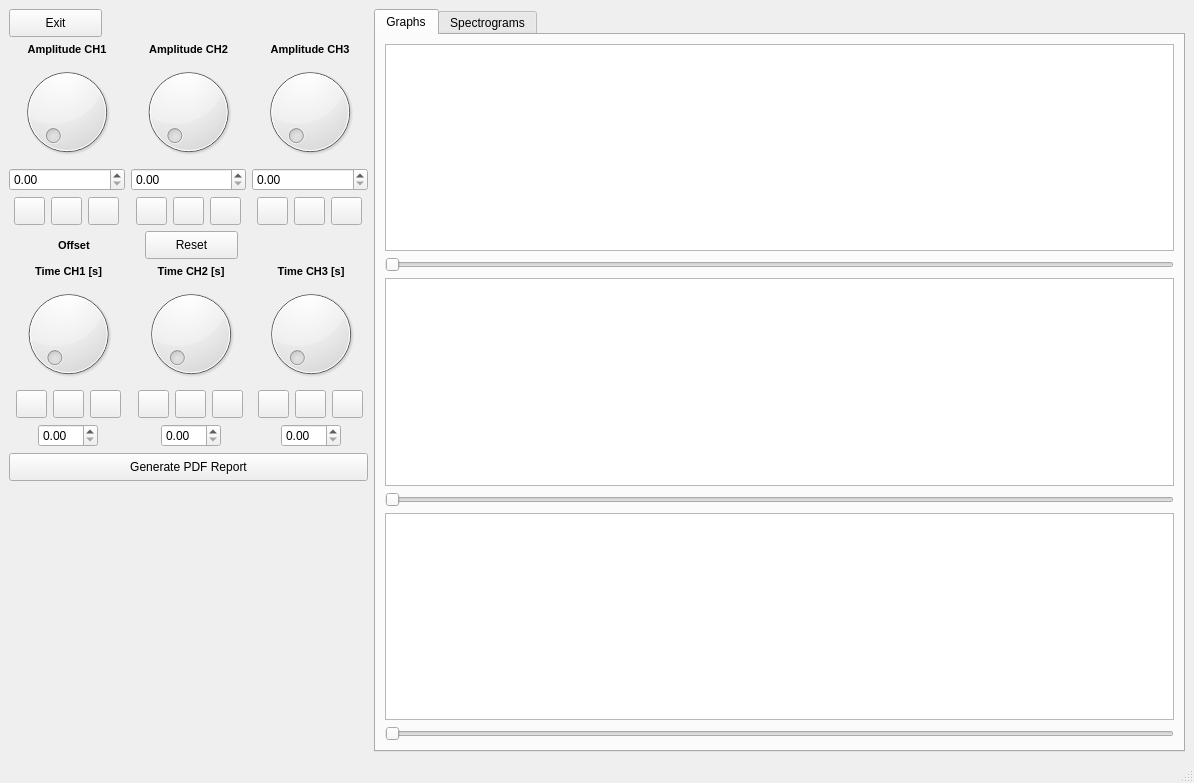
<?xml version="1.0" encoding="UTF-8"?>
<ui version="4.0">
 <class>MainWindow</class>
 <widget class="QMainWindow" name="MainWindow">
  <property name="geometry">
   <rect>
    <x>0</x>
    <y>0</y>
    <width>1194</width>
    <height>783</height>
   </rect>
  </property>
  <property name="windowTitle">
   <string>MainWindow</string>
  </property>
  <widget class="QWidget" name="centralwidget">
   <layout class="QHBoxLayout" name="horizontalLayout_3" stretch="1,4">
    <item>
     <layout class="QVBoxLayout" name="verticalLayout_25">
      <item>
       <layout class="QVBoxLayout" name="verticalLayout_8">
        <item>
         <layout class="QHBoxLayout" name="horizontalLayout_5">
          <item>
           <widget class="QPushButton" name="quit">
            <property name="minimumSize">
             <size>
              <width>93</width>
              <height>28</height>
             </size>
            </property>
            <property name="statusTip">
             <string>Exit the Application</string>
            </property>
            <property name="text">
             <string>Exit</string>
            </property>
           </widget>
          </item>
          <item>
           <spacer name="horizontalSpacer_4">
            <property name="orientation">
             <enum>Qt::Horizontal</enum>
            </property>
            <property name="sizeHint" stdset="0">
             <size>
              <width>40</width>
              <height>20</height>
             </size>
            </property>
           </spacer>
          </item>
         </layout>
        </item>
        <item>
         <layout class="QVBoxLayout" name="verticalLayout_7">
          <item>
           <layout class="QHBoxLayout" name="horizontalLayout_2">
            <item>
             <layout class="QVBoxLayout" name="verticalLayout_4">
              <item>
               <widget class="QLabel" name="label1">
                <property name="font">
                 <font>
                  <pointsize>8</pointsize>
                  <weight>75</weight>
                  <bold>true</bold>
                 </font>
                </property>
                <property name="text">
                 <string>&lt;html&gt;&lt;head/&gt;&lt;body&gt;&lt;p align=&quot;center&quot;&gt;Amplitude CH1&lt;/p&gt;&lt;/body&gt;&lt;/html&gt;</string>
                </property>
               </widget>
              </item>
              <item>
               <layout class="QVBoxLayout" name="verticalLayout">
                <item>
                 <widget class="QDial" name="amp1Dial">
                  <property name="minimumSize">
                   <size>
                    <width>110</width>
                    <height>100</height>
                   </size>
                  </property>
                  <property name="statusTip">
                   <string>scale the amplitude of channel 1 signal</string>
                  </property>
                 </widget>
                </item>
                <item>
                 <widget class="QDoubleSpinBox" name="amp1Val">
                  <property name="minimumSize">
                   <size>
                    <width>110</width>
                    <height>22</height>
                   </size>
                  </property>
                  <property name="statusTip">
                   <string>scale the amplitude of channel 1 signal</string>
                  </property>
                 </widget>
                </item>
                <item>
                 <layout class="QHBoxLayout" name="horizontalLayout_11">
                  <item>
                   <spacer name="horizontalSpacer_17">
                    <property name="orientation">
                     <enum>Qt::Horizontal</enum>
                    </property>
                    <property name="sizeHint" stdset="0">
                     <size>
                      <width>40</width>
                      <height>20</height>
                     </size>
                    </property>
                   </spacer>
                  </item>
                  <item>
                   <widget class="QPushButton" name="play1Btn">
                    <property name="minimumSize">
                     <size>
                      <width>31</width>
                      <height>28</height>
                     </size>
                    </property>
                    <property name="maximumSize">
                     <size>
                      <width>31</width>
                      <height>28</height>
                     </size>
                    </property>
                    <property name="statusTip">
                     <string>play channel 1 signal</string>
                    </property>
                    <property name="text">
                     <string/>
                    </property>
                    <property name="icon">
                     <iconset>
                      <normaloff>Images/play.png</normaloff>Images/play.png</iconset>
                    </property>
                   </widget>
                  </item>
                  <item>
                   <widget class="QPushButton" name="pause1Btn">
                    <property name="minimumSize">
                     <size>
                      <width>31</width>
                      <height>28</height>
                     </size>
                    </property>
                    <property name="maximumSize">
                     <size>
                      <width>31</width>
                      <height>28</height>
                     </size>
                    </property>
                    <property name="statusTip">
                     <string>Pause channel 2 signal</string>
                    </property>
                    <property name="text">
                     <string/>
                    </property>
                    <property name="icon">
                     <iconset>
                      <normaloff>Images/play.png</normaloff>Images/play.png</iconset>
                    </property>
                   </widget>
                  </item>
                  <item>
                   <widget class="QPushButton" name="clear1Btn">
                    <property name="minimumSize">
                     <size>
                      <width>31</width>
                      <height>28</height>
                     </size>
                    </property>
                    <property name="maximumSize">
                     <size>
                      <width>31</width>
                      <height>28</height>
                     </size>
                    </property>
                    <property name="statusTip">
                     <string>Clear channel 1 plot &amp; spectrogram</string>
                    </property>
                    <property name="text">
                     <string/>
                    </property>
                    <property name="icon">
                     <iconset>
                      <normaloff>Images/pause.png</normaloff>Images/pause.png</iconset>
                    </property>
                   </widget>
                  </item>
                  <item>
                   <spacer name="horizontalSpacer_18">
                    <property name="orientation">
                     <enum>Qt::Horizontal</enum>
                    </property>
                    <property name="sizeHint" stdset="0">
                     <size>
                      <width>40</width>
                      <height>20</height>
                     </size>
                    </property>
                   </spacer>
                  </item>
                 </layout>
                </item>
               </layout>
              </item>
             </layout>
            </item>
            <item>
             <layout class="QVBoxLayout" name="verticalLayout_5">
              <item>
               <widget class="QLabel" name="label2">
                <property name="font">
                 <font>
                  <pointsize>8</pointsize>
                  <weight>75</weight>
                  <bold>true</bold>
                 </font>
                </property>
                <property name="text">
                 <string>&lt;html&gt;&lt;head/&gt;&lt;body&gt;&lt;p align=&quot;center&quot;&gt;Amplitude CH2&lt;/p&gt;&lt;/body&gt;&lt;/html&gt;</string>
                </property>
               </widget>
              </item>
              <item>
               <layout class="QVBoxLayout" name="verticalLayout_2">
                <item>
                 <widget class="QDial" name="amp2">
                  <property name="minimumSize">
                   <size>
                    <width>109</width>
                    <height>100</height>
                   </size>
                  </property>
                  <property name="statusTip">
                   <string>scale the amplitude of channel 2 signal</string>
                  </property>
                 </widget>
                </item>
                <item>
                 <widget class="QDoubleSpinBox" name="ampVal2">
                  <property name="minimumSize">
                   <size>
                    <width>109</width>
                    <height>22</height>
                   </size>
                  </property>
                  <property name="statusTip">
                   <string>scale the amplitude of channel 2 signal</string>
                  </property>
                 </widget>
                </item>
                <item>
                 <layout class="QHBoxLayout" name="horizontalLayout_12">
                  <item>
                   <spacer name="horizontalSpacer_19">
                    <property name="orientation">
                     <enum>Qt::Horizontal</enum>
                    </property>
                    <property name="sizeHint" stdset="0">
                     <size>
                      <width>40</width>
                      <height>20</height>
                     </size>
                    </property>
                   </spacer>
                  </item>
                  <item>
                   <widget class="QPushButton" name="play2Btn">
                    <property name="minimumSize">
                     <size>
                      <width>31</width>
                      <height>28</height>
                     </size>
                    </property>
                    <property name="maximumSize">
                     <size>
                      <width>31</width>
                      <height>28</height>
                     </size>
                    </property>
                    <property name="statusTip">
                     <string>play channel 1 signal</string>
                    </property>
                    <property name="text">
                     <string/>
                    </property>
                    <property name="icon">
                     <iconset>
                      <normaloff>Images/play.png</normaloff>Images/play.png</iconset>
                    </property>
                   </widget>
                  </item>
                  <item>
                   <widget class="QPushButton" name="pause2Btn">
                    <property name="minimumSize">
                     <size>
                      <width>31</width>
                      <height>28</height>
                     </size>
                    </property>
                    <property name="maximumSize">
                     <size>
                      <width>31</width>
                      <height>28</height>
                     </size>
                    </property>
                    <property name="statusTip">
                     <string>Pause channel 2 signal</string>
                    </property>
                    <property name="text">
                     <string/>
                    </property>
                    <property name="icon">
                     <iconset>
                      <normaloff>Images/play.png</normaloff>Images/play.png</iconset>
                    </property>
                   </widget>
                  </item>
                  <item>
                   <widget class="QPushButton" name="clear2Btn">
                    <property name="minimumSize">
                     <size>
                      <width>31</width>
                      <height>28</height>
                     </size>
                    </property>
                    <property name="maximumSize">
                     <size>
                      <width>31</width>
                      <height>28</height>
                     </size>
                    </property>
                    <property name="statusTip">
                     <string>Clear channel 2 plot &amp; spectrogram</string>
                    </property>
                    <property name="text">
                     <string/>
                    </property>
                    <property name="icon">
                     <iconset>
                      <normaloff>Images/pause.png</normaloff>Images/pause.png</iconset>
                    </property>
                   </widget>
                  </item>
                  <item>
                   <spacer name="horizontalSpacer_20">
                    <property name="orientation">
                     <enum>Qt::Horizontal</enum>
                    </property>
                    <property name="sizeHint" stdset="0">
                     <size>
                      <width>40</width>
                      <height>20</height>
                     </size>
                    </property>
                   </spacer>
                  </item>
                 </layout>
                </item>
               </layout>
              </item>
             </layout>
            </item>
            <item>
             <layout class="QVBoxLayout" name="verticalLayout_6">
              <item>
               <widget class="QLabel" name="label3">
                <property name="font">
                 <font>
                  <pointsize>8</pointsize>
                  <weight>75</weight>
                  <bold>true</bold>
                 </font>
                </property>
                <property name="text">
                 <string>&lt;html&gt;&lt;head/&gt;&lt;body&gt;&lt;p align=&quot;center&quot;&gt;Amplitude CH3&lt;/p&gt;&lt;/body&gt;&lt;/html&gt;</string>
                </property>
               </widget>
              </item>
              <item>
               <layout class="QVBoxLayout" name="verticalLayout_3">
                <item>
                 <widget class="QDial" name="amp3">
                  <property name="minimumSize">
                   <size>
                    <width>110</width>
                    <height>100</height>
                   </size>
                  </property>
                  <property name="statusTip">
                   <string>scale the amplitude of channel 3 signal</string>
                  </property>
                 </widget>
                </item>
                <item>
                 <widget class="QDoubleSpinBox" name="ampRange3">
                  <property name="minimumSize">
                   <size>
                    <width>110</width>
                    <height>22</height>
                   </size>
                  </property>
                  <property name="statusTip">
                   <string>scale the amplitude of channel 3 signal</string>
                  </property>
                 </widget>
                </item>
                <item>
                 <layout class="QHBoxLayout" name="horizontalLayout_13">
                  <item>
                   <spacer name="horizontalSpacer_21">
                    <property name="orientation">
                     <enum>Qt::Horizontal</enum>
                    </property>
                    <property name="sizeHint" stdset="0">
                     <size>
                      <width>40</width>
                      <height>20</height>
                     </size>
                    </property>
                   </spacer>
                  </item>
                  <item>
                   <widget class="QPushButton" name="play3">
                    <property name="minimumSize">
                     <size>
                      <width>31</width>
                      <height>28</height>
                     </size>
                    </property>
                    <property name="maximumSize">
                     <size>
                      <width>31</width>
                      <height>28</height>
                     </size>
                    </property>
                    <property name="statusTip">
                     <string>play channel 3 signal</string>
                    </property>
                    <property name="text">
                     <string/>
                    </property>
                    <property name="icon">
                     <iconset>
                      <normaloff>Images/play.png</normaloff>Images/play.png</iconset>
                    </property>
                   </widget>
                  </item>
                  <item>
                   <widget class="QPushButton" name="pause3">
                    <property name="minimumSize">
                     <size>
                      <width>31</width>
                      <height>28</height>
                     </size>
                    </property>
                    <property name="maximumSize">
                     <size>
                      <width>31</width>
                      <height>28</height>
                     </size>
                    </property>
                    <property name="statusTip">
                     <string>Pause channel 3 signal</string>
                    </property>
                    <property name="text">
                     <string/>
                    </property>
                    <property name="icon">
                     <iconset>
                      <normaloff>Images/play.png</normaloff>Images/play.png</iconset>
                    </property>
                   </widget>
                  </item>
                  <item>
                   <widget class="QPushButton" name="clear3">
                    <property name="minimumSize">
                     <size>
                      <width>31</width>
                      <height>28</height>
                     </size>
                    </property>
                    <property name="maximumSize">
                     <size>
                      <width>31</width>
                      <height>28</height>
                     </size>
                    </property>
                    <property name="statusTip">
                     <string>Clear channel 3 plot &amp; spectrogram</string>
                    </property>
                    <property name="text">
                     <string/>
                    </property>
                    <property name="icon">
                     <iconset>
                      <normaloff>Images/pause.png</normaloff>Images/pause.png</iconset>
                    </property>
                   </widget>
                  </item>
                  <item>
                   <spacer name="horizontalSpacer_22">
                    <property name="orientation">
                     <enum>Qt::Horizontal</enum>
                    </property>
                    <property name="sizeHint" stdset="0">
                     <size>
                      <width>40</width>
                      <height>20</height>
                     </size>
                    </property>
                   </spacer>
                  </item>
                 </layout>
                </item>
               </layout>
              </item>
             </layout>
            </item>
           </layout>
          </item>
          <item>
           <layout class="QHBoxLayout" name="horizontalLayout_4">
            <item>
             <layout class="QHBoxLayout" name="horizontalLayout">
              <item>
               <spacer name="horizontalSpacer">
                <property name="orientation">
                 <enum>Qt::Horizontal</enum>
                </property>
                <property name="sizeHint" stdset="0">
                 <size>
                  <width>40</width>
                  <height>20</height>
                 </size>
                </property>
               </spacer>
              </item>
              <item>
               <widget class="QLabel" name="label4">
                <property name="font">
                 <font>
                  <pointsize>8</pointsize>
                  <weight>75</weight>
                  <bold>true</bold>
                 </font>
                </property>
                <property name="text">
                 <string>Offset</string>
                </property>
               </widget>
              </item>
              <item>
               <spacer name="horizontalSpacer_2">
                <property name="orientation">
                 <enum>Qt::Horizontal</enum>
                </property>
                <property name="sizeHint" stdset="0">
                 <size>
                  <width>40</width>
                  <height>20</height>
                 </size>
                </property>
               </spacer>
              </item>
             </layout>
            </item>
            <item>
             <widget class="QPushButton" name="resetAmp">
              <property name="minimumSize">
               <size>
                <width>93</width>
                <height>28</height>
               </size>
              </property>
              <property name="text">
               <string>Reset</string>
              </property>
             </widget>
            </item>
            <item>
             <spacer name="horizontalSpacer_3">
              <property name="orientation">
               <enum>Qt::Horizontal</enum>
              </property>
              <property name="sizeHint" stdset="0">
               <size>
                <width>40</width>
                <height>20</height>
               </size>
              </property>
             </spacer>
            </item>
           </layout>
          </item>
         </layout>
        </item>
       </layout>
      </item>
      <item>
       <layout class="QHBoxLayout" name="horizontalLayout_10">
        <item>
         <layout class="QVBoxLayout" name="verticalLayout_9">
          <item>
           <widget class="QLabel" name="label_6">
            <property name="font">
             <font>
              <pointsize>8</pointsize>
              <weight>75</weight>
              <bold>true</bold>
             </font>
            </property>
            <property name="text">
             <string>&lt;html&gt;&lt;head/&gt;&lt;body&gt;&lt;p align=&quot;center&quot;&gt;Time CH1 [s]&lt;/p&gt;&lt;/body&gt;&lt;/html&gt;</string>
            </property>
           </widget>
          </item>
          <item>
           <layout class="QVBoxLayout" name="verticalLayout_10">
            <item>
             <widget class="QDial" name="dial_4">
              <property name="minimumSize">
               <size>
                <width>119</width>
                <height>100</height>
               </size>
              </property>
              <property name="statusTip">
               <string>Scale Time axis of Channel 1 Graph</string>
              </property>
             </widget>
            </item>
            <item>
             <layout class="QHBoxLayout" name="horizontalLayout_15">
              <item>
               <spacer name="horizontalSpacer_7">
                <property name="orientation">
                 <enum>Qt::Horizontal</enum>
                </property>
                <property name="sizeHint" stdset="0">
                 <size>
                  <width>40</width>
                  <height>20</height>
                 </size>
                </property>
               </spacer>
              </item>
              <item>
               <widget class="QPushButton" name="pushButton_14">
                <property name="minimumSize">
                 <size>
                  <width>31</width>
                  <height>28</height>
                 </size>
                </property>
                <property name="maximumSize">
                 <size>
                  <width>31</width>
                  <height>28</height>
                 </size>
                </property>
                <property name="statusTip">
                 <string>Increase Speed of Channel 1 Graph</string>
                </property>
                <property name="text">
                 <string/>
                </property>
                <property name="icon">
                 <iconset>
                  <normaloff>Images/play.png</normaloff>Images/play.png</iconset>
                </property>
               </widget>
              </item>
              <item>
               <widget class="QPushButton" name="pushButton_15">
                <property name="minimumSize">
                 <size>
                  <width>31</width>
                  <height>28</height>
                 </size>
                </property>
                <property name="maximumSize">
                 <size>
                  <width>31</width>
                  <height>28</height>
                 </size>
                </property>
                <property name="statusTip">
                 <string>Decrease Speed of Channel 1 Graph</string>
                </property>
                <property name="text">
                 <string/>
                </property>
                <property name="icon">
                 <iconset>
                  <normaloff>Images/play.png</normaloff>Images/play.png</iconset>
                </property>
               </widget>
              </item>
              <item>
               <widget class="QPushButton" name="pushButton_16">
                <property name="minimumSize">
                 <size>
                  <width>31</width>
                  <height>28</height>
                 </size>
                </property>
                <property name="maximumSize">
                 <size>
                  <width>31</width>
                  <height>28</height>
                 </size>
                </property>
                <property name="statusTip">
                 <string>Reset Speed of Channel 1 Graph</string>
                </property>
                <property name="text">
                 <string/>
                </property>
                <property name="icon">
                 <iconset>
                  <normaloff>Images/pause.png</normaloff>Images/pause.png</iconset>
                </property>
               </widget>
              </item>
              <item>
               <spacer name="horizontalSpacer_8">
                <property name="orientation">
                 <enum>Qt::Horizontal</enum>
                </property>
                <property name="sizeHint" stdset="0">
                 <size>
                  <width>40</width>
                  <height>20</height>
                 </size>
                </property>
               </spacer>
              </item>
             </layout>
            </item>
            <item>
             <layout class="QHBoxLayout" name="horizontalLayout_6">
              <item>
               <spacer name="horizontalSpacer_6">
                <property name="orientation">
                 <enum>Qt::Horizontal</enum>
                </property>
                <property name="sizeHint" stdset="0">
                 <size>
                  <width>40</width>
                  <height>20</height>
                 </size>
                </property>
               </spacer>
              </item>
              <item>
               <widget class="QDoubleSpinBox" name="doubleSpinBox_7">
                <property name="minimumSize">
                 <size>
                  <width>60</width>
                  <height>22</height>
                 </size>
                </property>
               </widget>
              </item>
              <item>
               <spacer name="horizontalSpacer_5">
                <property name="orientation">
                 <enum>Qt::Horizontal</enum>
                </property>
                <property name="sizeHint" stdset="0">
                 <size>
                  <width>40</width>
                  <height>20</height>
                 </size>
                </property>
               </spacer>
              </item>
             </layout>
            </item>
           </layout>
          </item>
         </layout>
        </item>
        <item>
         <layout class="QVBoxLayout" name="verticalLayout_11">
          <item>
           <widget class="QLabel" name="label_7">
            <property name="font">
             <font>
              <pointsize>8</pointsize>
              <weight>75</weight>
              <bold>true</bold>
             </font>
            </property>
            <property name="text">
             <string>&lt;html&gt;&lt;head/&gt;&lt;body&gt;&lt;p align=&quot;center&quot;&gt;Time CH2 [s]&lt;/p&gt;&lt;/body&gt;&lt;/html&gt;</string>
            </property>
           </widget>
          </item>
          <item>
           <layout class="QVBoxLayout" name="verticalLayout_13">
            <item>
             <widget class="QDial" name="dial_5">
              <property name="minimumSize">
               <size>
                <width>107</width>
                <height>100</height>
               </size>
              </property>
              <property name="statusTip">
               <string>Scale Time axis of Channel 2 Graph</string>
              </property>
             </widget>
            </item>
            <item>
             <layout class="QHBoxLayout" name="horizontalLayout_16">
              <item>
               <spacer name="horizontalSpacer_11">
                <property name="orientation">
                 <enum>Qt::Horizontal</enum>
                </property>
                <property name="sizeHint" stdset="0">
                 <size>
                  <width>40</width>
                  <height>20</height>
                 </size>
                </property>
               </spacer>
              </item>
              <item>
               <widget class="QPushButton" name="pushButton_17">
                <property name="minimumSize">
                 <size>
                  <width>31</width>
                  <height>28</height>
                 </size>
                </property>
                <property name="maximumSize">
                 <size>
                  <width>31</width>
                  <height>28</height>
                 </size>
                </property>
                <property name="statusTip">
                 <string>Increase Speed of Channel 2 Graph</string>
                </property>
                <property name="text">
                 <string/>
                </property>
                <property name="icon">
                 <iconset>
                  <normaloff>Images/play.png</normaloff>Images/play.png</iconset>
                </property>
               </widget>
              </item>
              <item>
               <widget class="QPushButton" name="pushButton_18">
                <property name="minimumSize">
                 <size>
                  <width>31</width>
                  <height>28</height>
                 </size>
                </property>
                <property name="maximumSize">
                 <size>
                  <width>31</width>
                  <height>28</height>
                 </size>
                </property>
                <property name="statusTip">
                 <string>Decrease Speed of Channel 2 Graph</string>
                </property>
                <property name="text">
                 <string/>
                </property>
                <property name="icon">
                 <iconset>
                  <normaloff>Images/play.png</normaloff>Images/play.png</iconset>
                </property>
               </widget>
              </item>
              <item>
               <widget class="QPushButton" name="pushButton_19">
                <property name="minimumSize">
                 <size>
                  <width>31</width>
                  <height>28</height>
                 </size>
                </property>
                <property name="maximumSize">
                 <size>
                  <width>31</width>
                  <height>28</height>
                 </size>
                </property>
                <property name="statusTip">
                 <string>Reset Speed of Channel 2 Graph</string>
                </property>
                <property name="text">
                 <string/>
                </property>
                <property name="icon">
                 <iconset>
                  <normaloff>Images/pause.png</normaloff>Images/pause.png</iconset>
                </property>
               </widget>
              </item>
              <item>
               <spacer name="horizontalSpacer_12">
                <property name="orientation">
                 <enum>Qt::Horizontal</enum>
                </property>
                <property name="sizeHint" stdset="0">
                 <size>
                  <width>40</width>
                  <height>20</height>
                 </size>
                </property>
               </spacer>
              </item>
             </layout>
            </item>
            <item>
             <layout class="QHBoxLayout" name="horizontalLayout_7">
              <item>
               <spacer name="horizontalSpacer_9">
                <property name="orientation">
                 <enum>Qt::Horizontal</enum>
                </property>
                <property name="sizeHint" stdset="0">
                 <size>
                  <width>40</width>
                  <height>20</height>
                 </size>
                </property>
               </spacer>
              </item>
              <item>
               <widget class="QDoubleSpinBox" name="doubleSpinBox_8">
                <property name="minimumSize">
                 <size>
                  <width>60</width>
                  <height>22</height>
                 </size>
                </property>
               </widget>
              </item>
              <item>
               <spacer name="horizontalSpacer_10">
                <property name="orientation">
                 <enum>Qt::Horizontal</enum>
                </property>
                <property name="sizeHint" stdset="0">
                 <size>
                  <width>40</width>
                  <height>20</height>
                 </size>
                </property>
               </spacer>
              </item>
             </layout>
            </item>
           </layout>
          </item>
         </layout>
        </item>
        <item>
         <layout class="QVBoxLayout" name="verticalLayout_16">
          <item>
           <widget class="QLabel" name="label_9">
            <property name="font">
             <font>
              <pointsize>8</pointsize>
              <weight>75</weight>
              <bold>true</bold>
             </font>
            </property>
            <property name="text">
             <string>&lt;html&gt;&lt;head/&gt;&lt;body&gt;&lt;p align=&quot;center&quot;&gt;Time CH3 [s]&lt;/p&gt;&lt;/body&gt;&lt;/html&gt;</string>
            </property>
           </widget>
          </item>
          <item>
           <layout class="QVBoxLayout" name="verticalLayout_17">
            <item>
             <widget class="QDial" name="dial_7">
              <property name="minimumSize">
               <size>
                <width>107</width>
                <height>100</height>
               </size>
              </property>
              <property name="statusTip">
               <string>Scale Time axis of Channel 3 Graph</string>
              </property>
             </widget>
            </item>
            <item>
             <layout class="QHBoxLayout" name="horizontalLayout_17">
              <item>
               <spacer name="horizontalSpacer_15">
                <property name="orientation">
                 <enum>Qt::Horizontal</enum>
                </property>
                <property name="sizeHint" stdset="0">
                 <size>
                  <width>40</width>
                  <height>20</height>
                 </size>
                </property>
               </spacer>
              </item>
              <item>
               <widget class="QPushButton" name="pushButton_20">
                <property name="minimumSize">
                 <size>
                  <width>31</width>
                  <height>28</height>
                 </size>
                </property>
                <property name="maximumSize">
                 <size>
                  <width>31</width>
                  <height>28</height>
                 </size>
                </property>
                <property name="statusTip">
                 <string>Increase Speed of Channel 3 Graph</string>
                </property>
                <property name="text">
                 <string/>
                </property>
                <property name="icon">
                 <iconset>
                  <normaloff>Images/play.png</normaloff>Images/play.png</iconset>
                </property>
               </widget>
              </item>
              <item>
               <widget class="QPushButton" name="pushButton_21">
                <property name="minimumSize">
                 <size>
                  <width>31</width>
                  <height>28</height>
                 </size>
                </property>
                <property name="maximumSize">
                 <size>
                  <width>31</width>
                  <height>28</height>
                 </size>
                </property>
                <property name="statusTip">
                 <string>Decrease Speed of Channel 3 Graph</string>
                </property>
                <property name="text">
                 <string/>
                </property>
                <property name="icon">
                 <iconset>
                  <normaloff>Images/play.png</normaloff>Images/play.png</iconset>
                </property>
               </widget>
              </item>
              <item>
               <widget class="QPushButton" name="pushButton_22">
                <property name="minimumSize">
                 <size>
                  <width>31</width>
                  <height>28</height>
                 </size>
                </property>
                <property name="maximumSize">
                 <size>
                  <width>31</width>
                  <height>28</height>
                 </size>
                </property>
                <property name="statusTip">
                 <string>Reset Speed of Channel 3 Graph</string>
                </property>
                <property name="text">
                 <string/>
                </property>
                <property name="icon">
                 <iconset>
                  <normaloff>Images/pause.png</normaloff>Images/pause.png</iconset>
                </property>
               </widget>
              </item>
              <item>
               <spacer name="horizontalSpacer_16">
                <property name="orientation">
                 <enum>Qt::Horizontal</enum>
                </property>
                <property name="sizeHint" stdset="0">
                 <size>
                  <width>40</width>
                  <height>20</height>
                 </size>
                </property>
               </spacer>
              </item>
             </layout>
            </item>
            <item>
             <layout class="QHBoxLayout" name="horizontalLayout_9">
              <item>
               <spacer name="horizontalSpacer_13">
                <property name="orientation">
                 <enum>Qt::Horizontal</enum>
                </property>
                <property name="sizeHint" stdset="0">
                 <size>
                  <width>40</width>
                  <height>20</height>
                 </size>
                </property>
               </spacer>
              </item>
              <item>
               <widget class="QDoubleSpinBox" name="doubleSpinBox_10">
                <property name="minimumSize">
                 <size>
                  <width>60</width>
                  <height>22</height>
                 </size>
                </property>
               </widget>
              </item>
              <item>
               <spacer name="horizontalSpacer_14">
                <property name="orientation">
                 <enum>Qt::Horizontal</enum>
                </property>
                <property name="sizeHint" stdset="0">
                 <size>
                  <width>40</width>
                  <height>20</height>
                 </size>
                </property>
               </spacer>
              </item>
             </layout>
            </item>
           </layout>
          </item>
         </layout>
        </item>
       </layout>
      </item>
      <item>
       <layout class="QVBoxLayout" name="verticalLayout_18">
        <item>
         <widget class="QPushButton" name="generatePDFBtn">
          <property name="minimumSize">
           <size>
            <width>359</width>
            <height>28</height>
           </size>
          </property>
          <property name="statusTip">
           <string>Create a PDF Report Containing Graph(s) and Spectrogram(s)</string>
          </property>
          <property name="text">
           <string>Generate PDF Report</string>
          </property>
         </widget>
        </item>
        <item>
         <spacer name="verticalSpacer">
          <property name="orientation">
           <enum>Qt::Vertical</enum>
          </property>
          <property name="sizeHint" stdset="0">
           <size>
            <width>20</width>
            <height>40</height>
           </size>
          </property>
         </spacer>
        </item>
       </layout>
      </item>
     </layout>
    </item>
    <item>
     <widget class="QTabWidget" name="tabWidget">
      <property name="minimumSize">
       <size>
        <width>741</width>
        <height>608</height>
       </size>
      </property>
      <property name="currentIndex">
       <number>0</number>
      </property>
      <widget class="QWidget" name="GraphsTab">
       <attribute name="title">
        <string>Graphs</string>
       </attribute>
       <layout class="QVBoxLayout" name="verticalLayout_12">
        <item>
         <layout class="QVBoxLayout" name="verticalLayout_19">
          <item>
           <widget class="PlotWidget" name="plot1">
            <property name="minimumSize">
             <size>
              <width>715</width>
              <height>179</height>
             </size>
            </property>
            <property name="statusTip">
             <string>Channel 1 Signal Graph</string>
            </property>
           </widget>
          </item>
          <item>
           <widget class="QSlider" name="slider1">
            <property name="orientation">
             <enum>Qt::Horizontal</enum>
            </property>
           </widget>
          </item>
         </layout>
        </item>
        <item>
         <layout class="QVBoxLayout" name="verticalLayout_22">
          <item>
           <widget class="PlotWidget" name="plot2">
            <property name="minimumSize">
             <size>
              <width>715</width>
              <height>179</height>
             </size>
            </property>
            <property name="statusTip">
             <string>Channel 2 Signal Graph</string>
            </property>
           </widget>
          </item>
          <item>
           <widget class="QSlider" name="slider2">
            <property name="orientation">
             <enum>Qt::Horizontal</enum>
            </property>
           </widget>
          </item>
         </layout>
        </item>
        <item>
         <layout class="QVBoxLayout" name="verticalLayout_23">
          <item>
           <widget class="PlotWidget" name="plot3">
            <property name="minimumSize">
             <size>
              <width>715</width>
              <height>179</height>
             </size>
            </property>
            <property name="statusTip">
             <string>Channel 3 Signal Graph</string>
            </property>
           </widget>
          </item>
          <item>
           <widget class="QSlider" name="slider3">
            <property name="orientation">
             <enum>Qt::Horizontal</enum>
            </property>
           </widget>
          </item>
         </layout>
        </item>
       </layout>
      </widget>
      <widget class="QWidget" name="SpectrogramTab">
       <attribute name="title">
        <string>Spectrograms</string>
       </attribute>
       <layout class="QVBoxLayout" name="verticalLayout_24">
        <item>
         <layout class="QVBoxLayout" name="verticalLayout_14">
          <item>
           <widget class="PlotWidget" name="spectrogram1">
            <property name="minimumSize">
             <size>
              <width>715</width>
              <height>179</height>
             </size>
            </property>
            <property name="statusTip">
             <string>Channel 1 Signal Spectrogram</string>
            </property>
           </widget>
          </item>
         </layout>
        </item>
        <item>
         <layout class="QVBoxLayout" name="verticalLayout_15">
          <item>
           <widget class="PlotWidget" name="spectrogram2">
            <property name="minimumSize">
             <size>
              <width>715</width>
              <height>179</height>
             </size>
            </property>
            <property name="statusTip">
             <string>Channel 2 Signal Spectrogram</string>
            </property>
           </widget>
          </item>
         </layout>
        </item>
        <item>
         <layout class="QVBoxLayout" name="verticalLayout_21">
          <item>
           <widget class="PlotWidget" name="spectrogram3">
            <property name="minimumSize">
             <size>
              <width>715</width>
              <height>179</height>
             </size>
            </property>
            <property name="statusTip">
             <string>Channel 3 Signal Spectrogram</string>
            </property>
           </widget>
          </item>
         </layout>
        </item>
       </layout>
      </widget>
     </widget>
    </item>
   </layout>
  </widget>
  <widget class="QMenuBar" name="menubar">
   <property name="geometry">
    <rect>
     <x>0</x>
     <y>0</y>
     <width>1194</width>
     <height>26</height>
    </rect>
   </property>
  </widget>
  <widget class="QStatusBar" name="statusbar"/>
 </widget>
 <customwidgets>
  <customwidget>
   <class>PlotWidget</class>
   <extends>QGraphicsView</extends>
   <header>pyqtgraph</header>
   <container>1</container>
  </customwidget>
 </customwidgets>
 <resources/>
 <connections/>
</ui>
